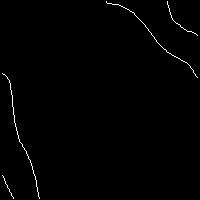
%> input picture mor_op_direction/Lines Direction/op_lines.jpg, 200 x 200 px
$ octave one_thin_img_generation.m   (GNU Octave 9; MATLAB toolbox functions it lacks are replaced by stand-ins)
%> lines starting %> are read from the running program, lines starting %| are printed output that depends on the picture; in (x1, y1, x2, y2) boxes, pixels count from 0 and x2, y2 are one past the last pixel; in counts of white or black regions, pixels touching at a corner belong together; the program's own positions count from 1
### mor_op_direction/Lines Direction/ashis_thin_v1.m
%clc; clear;
%ip = imread('C:\Users\ashis\Documents\MATLAB\thin_phd\without_text_refined.jpg');
function [op]= ashis_thin_v1(ip)
    [r, c, l]=size(ip);

    binary=ip;

    changing = 1;       thin=binary;        Del_img = ones(r, c);
    while changing
        changing=0;
           %STEP 1
         for i=2:r-1
            for j = 2:c-1
                P = [thin(i,j) thin(i-1,j) thin(i-1,j+1) thin(i,j+1) thin(i+1,j+1) thin(i+1,j) thin(i+1,j-1) thin(i,j-1) thin(i-1,j-1) thin(i-1,j)];
                if (thin(i,j) == 1 &&  sum(P(2:end-1))<=6 && sum(P(2:end-1)) >=2 && P(2)*P(4)*P(6)==0 && P(4)*P(6)*P(8)==0)
                    transition = 0;
                    for k = 2:9       %size(P,2)-1 %size return no. of row and col
                        if P(k) == 0 && P(k+1)==1
                            transition = transition+1;
                        end
                    end
                    if (transition==1)
                        Del_img(i,j)=0;
                        changing = 1;
                    end
                end
            end
        end
        thin = thin.*Del_img;
         %STEP 2
        for i=2:r-1
            for j = 2:c-1
                P = [thin(i,j) thin(i-1,j) thin(i-1,j+1) thin(i,j+1) thin(i+1,j+1) thin(i+1,j) thin(i+1,j-1) thin(i,j-1) thin(i-1,j-1) thin(i-1,j)];
                if (thin(i,j) == 1 &&  sum(P(2:end-1))<=6 && sum(P(2:end-1)) >=2 && P(2)*P(4)*P(8)==0 && P(2)*P(6)*P(8)==0)   % conditions
                    A = 0;
                   for k = 2:size(P,2)-1
                        if P(k) == 0 && P(k+1)==1
                            A = A+1;
                        end
                   end

                   if (A==1)
                        Del_img(i,j)=0;
                        changing = 1;
                   end
                end
            end
        end
        thin = thin.*Del_img;
      %  pause(0.5);   UNCOMMENT IF WANT TO VISUALIZE OP
      %  figure(3),imshow(Del_img) UNCOMMENT IF WANT TO VISUALIZE OP
    end
    for i=1:r %Binary Conversion
        for j=1:c
            if thin(i,j)==0
                thin(i,j)=1;
            else
                 thin(i,j)=0;
            end
        end
    end
    figure(10),imshow(thin);  %UNCOMMENT IF WANT TO VISUALIZE OP
    op=thin;
end

%imwrite(thin,'C:\Users\Mr. Ashis Pradhan\Documents\MATLAB\mor_op_direction\thinned_contours.jpg');

### mor_op_direction/Lines Direction/topo_data_prep_v1.m
function []=topo_data_prep_v1(ip)
    % This fuction invokes thinning op and searching op

   % ip=imread('s1.bmp');
    ip= imresize(ip,[200,200],'nearest');
    %figure(1), imshow(ip);

    %ip=imbinarize(ip,0.5);

    op=ashis_thin_v1(ip); %CONTOURS IN IN BLACK COLOUR IN WHITE BACKGROUND
    figure(2), imshow(op);
    imwrite(op,'C:\Users\Mr. Ashis Pradhan\Documents\MATLAB\mor_op_direction\Lines Direction\thinned_contours.jpg');

    mor_search(op);
end

### mor_op_direction/Lines Direction/m_connectivity_v1.m
%THIS FUNCTION ENSURES THAT EACH SIGNIFICANT PIXEL HAVE EXACTLY EITHER
%NEIGHBOUR 0, 1 OR 2, IF ITS >= 3 , IT NULLIFIES REMOVING MULTIPLE PATH

function [op]=m_connectivity_v1(ip)
    %ip= [0, 0, 0, 0, 0;
     %    0, 1, 1, 0, 0;
      %   0, 1, 1, 1, 0;
       %  0, 0, 1, 1, 1;
        % 0, 0, 1, 1, 0];
    % ip=imcomplement(im2bw(imread('thinned_contours.jpg'),0.3));
    % ip= medfilt2(ip,[3 3]);

     %disp(ip);
     ip=imcomplement(ip);
     x=ip;

     [r, c]=size(ip); fprintf('\n row is %d and col is %d \n',r,c);

     for i=2:r-1
         for j=2:c-1
             tmp(1)=ip(i-1,j-1);      tmp(2)=ip(i-1,j);       tmp(3)=ip(i-1,j+1);
             tmp(4)=ip(i,j-1);        tmp(5)=ip(i,j);         tmp(6)=ip(i,j+1);
             tmp(7)=ip(i+1,j-1);      tmp(8)=ip(i+1,j);       tmp(9)=ip(i+1,j+1);

             if tmp(5)==1 %if Significant Neighbour
                 add_neighbor=tmp(1)+tmp(2)+tmp(3)+tmp(4)+tmp(6)+tmp(7)+tmp(8)+tmp(9);
                % fprintf('\n neighbour count is %d',add_neighbor);

                 if add_neighbor >=2
                     if tmp(1)==1 && tmp(2)==1
                             ip(i-1,j)=0;
                     end
                     if tmp(2)==1 && tmp(3)==1
                             ip(i-1,j)=0;
                     end
                      if tmp(3)==1 && tmp(6)==1
                              ip(i,j+1)=0;
                      end
                      if tmp(6)==1 && tmp(9)==1
                              ip(i,j+1)=0;
                      end
                     if tmp(9)==1 && tmp(8)==1
                             ip(i+1,j)=0;
                     end
                     if tmp(8)==1 && tmp(7)==1
                             ip(i+1,j)=0;
                     end
                      if tmp(4)==1 && tmp(7)==1
                             ip(i,j-1)=0;
                     end
                 end
             end
         end
     end

     %ENSURING THAT WHETHER ALL SIGNIFICANT PIXEL HAVE LESS THAN 2 NEIGHBORS
     add_neighbor=0;
      for i=2:r-1
         for j=2:c-1
             tmp(1)=ip(i-1,j-1);      tmp(2)=ip(i-1,j);       tmp(3)=ip(i-1,j+1);
             tmp(4)=ip(i,j-1);        tmp(5)=ip(i,j);         tmp(6)=ip(i,j+1);
             tmp(7)=ip(i+1,j-1);      tmp(8)=ip(i+1,j);       tmp(9)=ip(i+1,j+1);

             if tmp(5)==1
                 add_neighbor=tmp(1)+tmp(2)+tmp(3)+tmp(4)+tmp(6)+tmp(7)+tmp(8)+tmp(9);
                 if add_neighbor > 2
                     %fprintf('\n The location of pixel with > 2 neighbour count is=  %d %d',i,j);
                     add_neighbor=0;
                 end

             end
         end
      end
      ip_m_connectivity=ip;
      save ip_m_connectivity.mat;
     %figure(2), imshow(ip_m_connectivity);
     op=ip_m_connectivity;
end

### mor_op_direction/Lines Direction/centroid_calc.m
function [xc,yc]= centroid_calc(op)

[r, c]=size(op);

%For Lines Centroid center of Image Concerned
xc=r/2;
yc=c/2;

end

### mor_op_direction/Lines Direction/mor_search.m
function []= mor_search(ip)

   % figure(1), imshow(ip);
    op=m_connectivity_v1(ip); % ENSURES COUNT OF NEIGHBORS to 0,1,2
    %figure(2), imshow(op);

    [r, c]=size(op);
    contour_direction= zeros(r,c,'uint8');

    [xc,yc]= centroid_calc(op);

    for i=2:r-1
         for j=2:c-1
             tmp(1)=op(i-1,j-1);      tmp(2)=op(i-1,j);       tmp(3)=op(i-1,j+1);
             tmp(4)=op(i,j-1);        tmp(5)=op(i,j);         tmp(6)=op(i,j+1);
             tmp(7)=op(i+1,j-1);      tmp(8)=op(i+1,j);       tmp(9)=op(i+1,j+1);

             if tmp(5)==1
                 index=compare_op(tmp);

                 if xc>=i
                    if index==1 || index==14 || index==16
                        contour_direction(i,j)=90;
                    elseif index==2 || index==4 || index==6 || index==7 ||index==10
                        contour_direction(i,j)=45;
                    elseif index==3 || index==5 || index==9 || index==11 ||index==12
                        contour_direction(i,j)=135;
                    elseif index==13
                        contour_direction(i,j)=0;
                    elseif index==15
                        contour_direction(i,j)=180;
                    elseif index==8 && j>yc %TO BE MODIFIED
                        contour_direction(i,j)=0;
                    elseif index==8 && j<=yc %TO BE MODIFIED
                        contour_direction(i,j)=0;
                    else
                        contour_direction(i,j)=255;
                    end
                 end


                 if xc<i %When xc <=x
                    if index==1 || index==14 || index==16
                        contour_direction(i,j)=270;
                    elseif index==2 || index==4 || index==6 || index==7 || index==10
                        contour_direction(i,j)=225;
                    elseif index==3 || index==5 || index==9 || index==11 || index==12
                        contour_direction(i,j)=315;
                    elseif index== 13
                        contour_direction(i,j)=0;
                    elseif index== 13|| index==15
                        contour_direction(i,j)=0;
                    elseif index==8 && j>yc
                        contour_direction(i,j)=0;
                    elseif index==8 && j<=yc
                        contour_direction(i,j)=180;
                    else
                        contour_direction(i,j)=255;
                    end
                end


             end
         end
    end
    save contour_direction.mat;
    figure(3), imshow(contour_direction);
end

### mor_op_direction/Lines Direction/one_thin_img_generation.m
clc; clear;

%ip = imread('s3.bmp');

ip = imread('C:\Users\Mr. Ashis Pradhan\Documents\MATLAB\mor_op_direction\Lines Direction\op_lines.jpg');
%> ip is the input picture: size 200x200 uint8; min 0, max 255, mean 2.2
SE=strel('square',3);
ip=im2bw(imdilate(ip, SE),0.4);
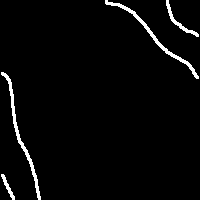
%> ip: size 200x200 logical; 3% white; 4 white regions, box (x1, y1, x2, y2) and area: (1, 72, 41, 200) 459, (105, 0, 199, 79) 446, (166, 0, 199, 37) 181, (1, 174, 15, 200) 100

topo_data_prep_v1(ip);
%> the loop in ashis_thin_v1, `while changing` made 2 passes
%> pass 1, in ashis_thin_v1, `thin = thin.*Del_img;`:
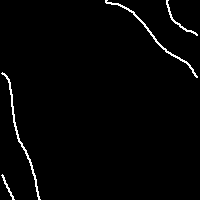
%> thin: size 200x200 double; values 0 (black) and 1 (white), 1.9% white in thin lines or dots
%> after the loop in ashis_thin_v1, `while changing`:
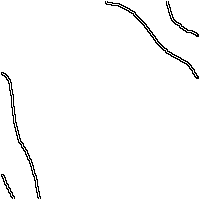
%> Del_img: size 200x200 double; values 0 (black) and 1 (white), 97.8% white; black in thin lines or dots
%> after the loop in ashis_thin_v1, `while changing`: A = 2
%> after the loop in ashis_thin_v1, `for i=1:r`:
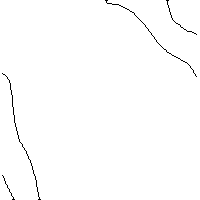
%> thin: size 200x200 double; values 0 (black) and 1 (white), 99.2% white; black in thin lines or dots
%|  row is 200 and col is 200
%> after the loop in m_connectivity_v1, `for i=2:r-1`: ip: size 200x200 double; values 0 (black) and 1 (white), 0.77% white in thin lines or dots
%> after the loop in m_connectivity_v1, `for i=2:r-1`: add_neighbor = 4; tmp = [0 0 0 0 0 0 0 0 0]
%> after the loop in m_connectivity_v1, `for i=2:r-1`: add_neighbor = 0
%> in mor_search, `[xc,yc]= centroid_calc(op);`: xc = 100
%> after the loop in mor_search, `for i=2:r-1`: index = 16; tmp = [0 0 0 0 0 0 0 0 0]

$ run again, with mor_op_direction/s3.bmp saved as mor_op_direction/Lines Direction/op_lines.jpg
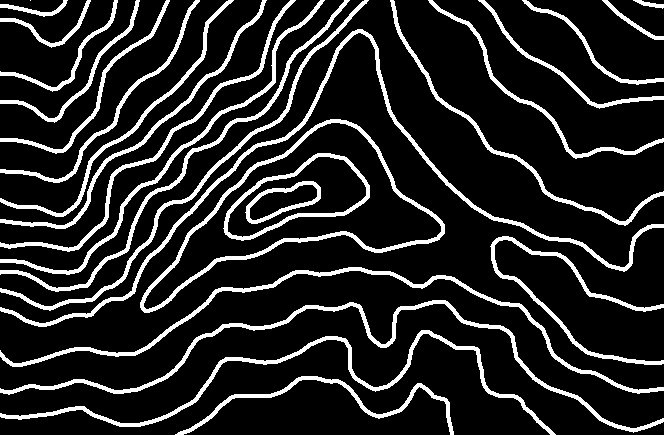
%> input picture mor_op_direction/s3.bmp, 664 x 435 px
%> ip is the input picture: size 435x664x3 uint8; min 0, max 255, mean 37.9
%> after the loop in ashis_thin_v1, `while changing`:
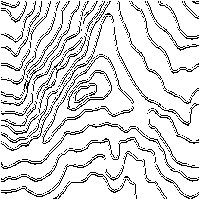
%> Del_img: size 200x200 double; values 0 (black) and 1 (white), 86.5% white; black in thin lines or dots
%> after the loop in ashis_thin_v1, `while changing`: A = 2
%|  row is 200 and col is 200
%> after the loop in m_connectivity_v1, `for i=2:r-1`: add_neighbor = 3; tmp = [0 0 0 0 0 0 0 0 0]
%> after the loop in m_connectivity_v1, `for i=2:r-1`: add_neighbor = 0
%> in mor_search, `[xc,yc]= centroid_calc(op);`: xc = 100
%> after the loop in mor_search, `for i=2:r-1`:
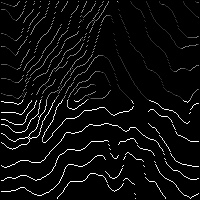
%> contour_direction: size 200x200 uint8; min 0, max 255, mean 12.2
%> after the loop in mor_search, `for i=2:r-1`: index = 16; tmp = [0 0 0 0 0 0 0 0 0]

$ run again, with mor_op_direction/s1.bmp saved as mor_op_direction/Lines Direction/op_lines.jpg
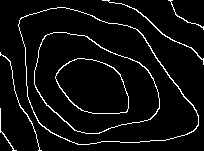
%> input picture mor_op_direction/s1.bmp, 204 x 151 px
%> ip is the input picture: size 151x204 uint8; min 0, max 255, mean 13.8
%> after the loop in ashis_thin_v1, `while changing`:
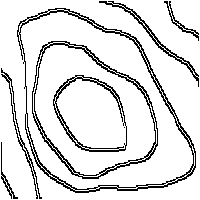
%> Del_img: size 200x200 double; values 0 (black) and 1 (white), 87.4% white; black in thin lines or dots
%> after the loop in ashis_thin_v1, `while changing`: A = 2
%|  row is 200 and col is 200
%> after the loop in m_connectivity_v1, `for i=2:r-1`: add_neighbor = 4; tmp = [0 0 0 0 0 0 0 0 0]
%> after the loop in m_connectivity_v1, `for i=2:r-1`: add_neighbor = 0
%> in mor_search, `[xc,yc]= centroid_calc(op);`: xc = 100
%> after the loop in mor_search, `for i=2:r-1`:
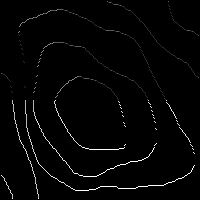
%> contour_direction: size 200x200 uint8; min 0, max 255, mean 4.8
%> after the loop in mor_search, `for i=2:r-1`: index = 16; tmp = [0 0 0 0 0 0 0 0 0]
